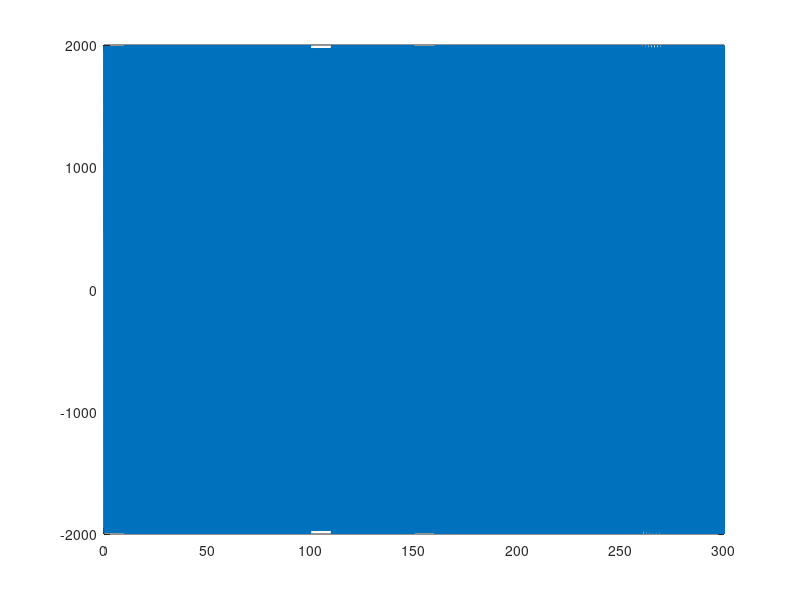

MATLAB code to generate this figure:
%% Code to generate a csv file that contains a signal created by this script for use in APDL input excitation force
clear all

% input parameters
lt=300; %length of time
il=10; %interval length
A=2000; %amplitude 

low=10; %low interval
high=30; %high interval

hf=high; %highest frequency
dt=1/(10*hf); %time step size

Fsteps=(high-low)/(lt/il); %freq step size
Tsteps=dt;
time=dt:Tsteps:il;
excel=[];
% create vector, then write to csv file.
for i=1:(lt/il) %how many intervals
        freq=low+Fsteps*(i-1);
        data=A*sin(time.*freq*2*pi);
        
        excel=[excel data];
end
timeTotal=dt:Tsteps:lt;
% excel=fliplr(excel);
var=[timeTotal' excel'];

figure
plot(timeTotal,(excel))

file='C:\ANSYS\Temp\Validation\DuffingValDec17\DuffingExcelAmp.csv';
csvwrite(file,var);
